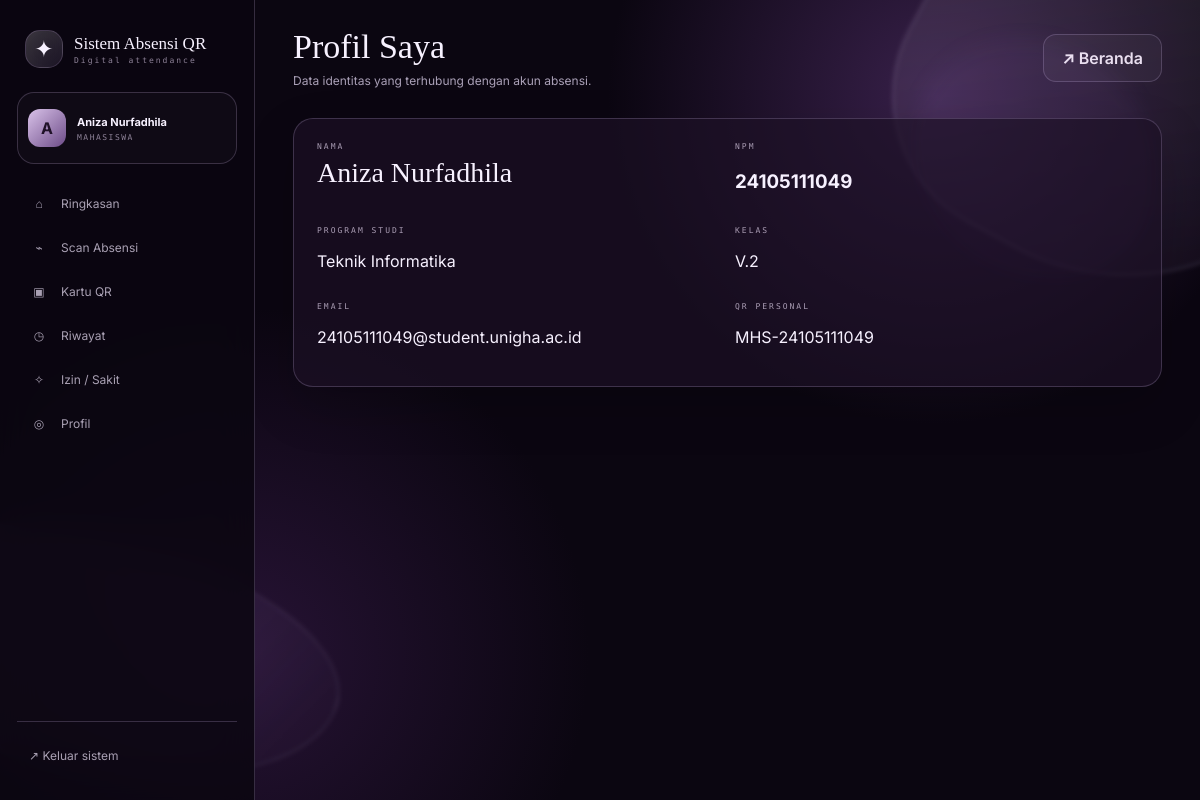
The page /mahasiswa/profil.php (signed in) on the database its author committed.
### tables this page shows
CREATE TABLE mahasiswa(id INT UNSIGNED AUTO_INCREMENT PRIMARY KEY,npm VARCHAR(30) UNIQUE NOT NULL,nama VARCHAR(150) NOT NULL,foto VARCHAR(255),tempat_lahir VARCHAR(100),tanggal_lahir DATE,jenis_kelamin ENUM('Laki-laki','Perempuan'),fakultas VARCHAR(150),prodi VARCHAR(150),angkatan YEAR,kelas_id INT UNSIGNED NULL,no_hp VARCHAR(30),email VARCHAR(150),alamat TEXT,kabupaten_kota VARCHAR(100),provinsi VARCHAR(100),qr_code VARCHAR(120) UNIQUE NOT NULL,face_verified_at DATETIME NULL,created_at TIMESTAMP DEFAULT CURRENT_TIMESTAMP,FOREIGN KEY(kelas_id) REFERENCES kelas(id) ON DELETE SET NULL);

CREATE TABLE kelas(id INT UNSIGNED AUTO_INCREMENT PRIMARY KEY,nama_kelas VARCHAR(50) NOT NULL,prodi VARCHAR(150) NOT NULL,angkatan YEAR NOT NULL,created_at TIMESTAMP DEFAULT CURRENT_TIMESTAMP,UNIQUE KEY uq_kelas(nama_kelas,prodi,angkatan));

### config/helpers.php (called while the page is built, shortened)
<?php
function e(?string $v):string{return htmlspecialchars((string)$v,ENT_QUOTES,'UTF-8');}

### config/auth.php (called while the page is built, shortened)
<?php
function userRole():?string{return $_SESSION['role']??null;}

### mahasiswa/profil.php (the view)
<?php require_once __DIR__.'/../config/database.php';require_once __DIR__.'/../config/auth.php';require_once __DIR__.'/../config/helpers.php';requireRole('mahasiswa');$base='..';$assetBase='../assets';$pageTitle='Profil Saya';require __DIR__.'/../partials/head.php'; ?><div class="dashboard-layout"><?php require __DIR__.'/../partials/sidebar.php'; ?><main class="main"><div class="mobile-head"><b>Sistem Absensi QR</b><button class="menu-toggle">☰</button></div><header class="topbar"><div><h1>Profil Saya</h1><p>Data identitas yang terhubung dengan akun absensi.</p></div><div class="top-actions"><a class="btn btn-ghost" href="../index.php">↗ Beranda</a></div></header>
<?php $st=$pdo->prepare('SELECT m.*,k.nama_kelas FROM mahasiswa m JOIN users u ON u.username=m.npm LEFT JOIN kelas k ON k.id=m.kelas_id WHERE u.id=?');$st->execute([userId()]);$m=$st->fetch(); ?><section class="section"><div class="form-grid"><div><div class="id-label">NAMA</div><h2 style="margin:6px 0 20px;font:28px 'Playfair Display'"><?=e($m['nama'])?></h2></div><div><div class="id-label">NPM</div><h3><?=e($m['npm'])?></h3></div><div><div class="id-label">PROGRAM STUDI</div><p><?=e($m['prodi'])?></p></div><div><div class="id-label">KELAS</div><p><?=e($m['nama_kelas']??'-')?></p></div><div><div class="id-label">EMAIL</div><p><?=e($m['email']??'-')?></p></div><div><div class="id-label">QR PERSONAL</div><p><?=e($m['qr_code'])?></p></div></div></section>
</main></div><?php require __DIR__.'/../partials/footer.php'; ?>

### partials/head.php (shortened to what this page needs)
<!doctype html><html lang="id"><head><link rel="stylesheet" href="<?=e($assetBase??'assets')?>/css/style.css"></head><body>

### partials/sidebar.php (shortened to what this page needs)
<?php $role=userRole(); $prefix=$role==='admin'?'../admin/':($role==='dosen'?'../dosen/':'../mahasiswa/'); ?>
<aside class="sidebar"><a class="side-brand" href="<?=$prefix?>dashboard.php"><span class="brand-mark">✦</span><span><b>Sistem Absensi QR</b><small>Digital attendance</small></span></a><div class="side-profile"><div class="avatar"><?=strtoupper(substr($_SESSION['display_name']??$role,0,1))?></div><div><strong><?=e($_SESSION['display_name']??ucfirst($role))?></strong><small><?=e(strtoupper($role))?></small></div></div><nav class="side-nav">
<?php if($role==='mahasiswa'): ?><a href="<?=$prefix?>dashboard.php"><i>⌂</i> Ringkasan</a><a href="<?=$prefix?>absensi.php"><i>⌁</i> Scan Absensi</a><a href="<?=$prefix?>kartu.php"><i>▣</i> Kartu QR</a><a href="<?=$prefix?>riwayat.php"><i>◷</i> Riwayat</a><a href="<?=$prefix?>izin-sakit.php"><i>✧</i> Izin / Sakit</a><a href="<?=$prefix?>profil.php"><i>◎</i> Profil</a>
<?php endif; ?></nav><div class="side-bottom"><a href="../logout.php" class="logout-link">↗ Keluar sistem</a></div></aside>

### partials/footer.php (shortened to what this page needs)
</body></html>

### rows shown on the page
mahasiswa: nama "Aniza Nurfadhila", npm "24105111049", prodi "Teknik Informatika", kelas.nama_kelas "V.2", email "24105111049@student.unigha.ac.id", qr_code "MHS-24105111049"

### other values the page prints
substr($_SESSION['display_name']??$role,0,1) "A"
$_SESSION['display_name'] "Aniza Nurfadhila"
$role "MAHASISWA"
